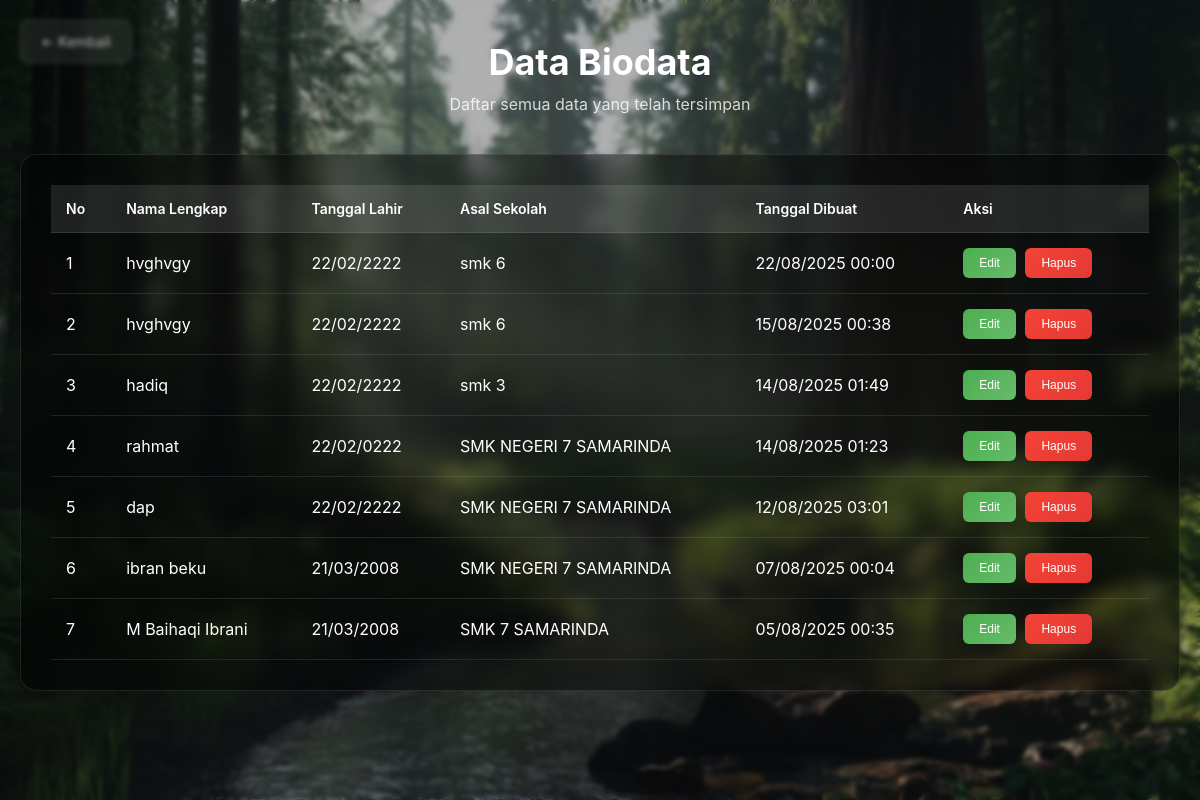
Screenshot of /pengguna/data_biodata.php with the database file from the repository.
### tables this page shows
CREATE TABLE `signup` (
  `id` int(11) NOT NULL,
  `nama_lengkap` varchar(255) NOT NULL,
  `tanggal_lahir` date NOT NULL,
  `asal_sekolah` varchar(255) NOT NULL,
  `password` varchar(255) NOT NULL,
  `created_at` timestamp NOT NULL DEFAULT current_timestamp(),
  `updated_at` timestamp NOT NULL DEFAULT current_timestamp() ON UPDATE current_timestamp()
);

### config/controller.php (called while the page is built, shortened)
<?php
require_once 'koneksi.php';
class BiodataController {
    private $db;
    public function __construct($database) {
        $this->db = $database;
    }
    public function getAllBiodata() {
        $query = "SELECT * FROM signup ORDER BY created_at DESC";
        $result = mysqli_query($this->db, $query);
        $data = [];
        while ($row = mysqli_fetch_assoc($result)) {
            $data[] = $row;
        }
        return $data;
    }
}
$controller = new BiodataController($db);
?>

### pengguna/data_biodata.php (the view, shortened to what this page needs)
<?php
require_once '../config/controller.php';
$allBiodata = $controller->getAllBiodata();
?>
<!DOCTYPE html>
<html lang="id">
<head>
</head>
<body>
    <div class="background-overlay"></div>
    <a href="biodata.php" class="back-btn">← Kembali</a>
    <div class="container">
        <div class="header">
            <h1>Data Biodata</h1>
            <p>Daftar semua data yang telah tersimpan</p>
        </div>
        <div class="data-card">
            <?php if (empty($allBiodata)): ?>
                <div class="empty-state">
                    <h3>Belum ada data</h3>
                    <p>Data biodata akan muncul di sini setelah Anda menambahkan data baru.</p>
                    <a href="biodata.php" class="add-btn">Tambah Data Baru</a>
                </div>
            <?php else: ?>
                <div class="table-container">
                    <table>
                        <thead>
                            <tr>
                                <th>No</th>
                                <th>Nama Lengkap</th>
                                <th>Tanggal Lahir</th>
                                <th>Asal Sekolah</th>
                                <th>Tanggal Dibuat</th>
                                <th>Aksi</th>
                            </tr>
                        </thead>
                        <tbody>
                            <?php foreach ($allBiodata as $index => $data): ?>
                                <tr>
                                    <td><?= $index + 1 ?></td>
                                    <td><?= htmlspecialchars($data['nama_lengkap']) ?></td>
                                    <td><?= date('d/m/Y', strtotime($data['tanggal_lahir'])) ?></td>
                                    <td><?= htmlspecialchars($data['asal_sekolah']) ?></td>
                                    <td><?= date('d/m/Y H:i', strtotime($data['created_at'])) ?></td>
                                    <td>
                                        <button class="action-btn" onclick="editData(<?= $data['id'] ?>)">Edit</button>
                                        <button class="action-btn delete-btn" onclick="deleteData(<?= $data['id'] ?>)">Hapus</button>
                                    </td>
                                </tr>
                            <?php endforeach; ?>
                        </tbody>
                    </table>
                </div>
            <?php endif; ?>
        </div>
    </div>
</body>
</html>

### pengguna/data_biodata.php (style rules this page uses)
* { margin: 0; padding: 0; box-sizing: border-box; }
body { font-family: -apple-system, BlinkMacSystemFont, 'Segoe UI', Roboto, Oxygen, Ubuntu, Cantarell, sans-serif; background: url('forest 2.jpg') center center/cover no-repeat fixed; min-height: 100vh; position: relative; }
.background-overlay { position: fixed; top: 0; left: 0; right: 0; bottom: 0; background: rgba(0, 0, 0, 0.3); backdrop-filter: blur(2px); z-index: 1; }
.container { position: relative; z-index: 2; padding: 40px 20px; max-width: 1200px; margin: 0 auto; }
.header { text-align: center; margin-bottom: 40px; color: white; }
.header h1 { font-size: 36px; margin-bottom: 10px; }
.header p { font-size: 16px; opacity: 0.8; }
.back-btn { position: absolute; top: 20px; left: 20px; background: rgba(255, 255, 255, 0.1); backdrop-filter: blur(10px); border: 1px solid rgba(255, 255, 255, 0.2); color: white; padding: 12px 20px; border-radius: 8px; text-decoration: none; font-size: 14px; transition: all 0.3s ease; }
.data-card { background: rgba(0, 0, 0, 0.4); backdrop-filter: blur(8px); border-radius: 16px; padding: 30px; border: 1px solid rgba(255, 255, 255, 0.1); margin-bottom: 20px; }
.table-container { overflow-x: auto; }
table { width: 100%; border-collapse: collapse; color: white; }
th, td { padding: 15px; text-align: left; border-bottom: 1px solid rgba(255, 255, 255, 0.1); }
th { background: rgba(255, 255, 255, 0.1); font-weight: 600; font-size: 14px; }
.action-btn { background: linear-gradient(135deg, #4CAF50, #66BB6A); color: white; border: none; padding: 8px 16px; border-radius: 6px; cursor: pointer; font-size: 12px; margin-right: 5px; transition: all 0.3s ease; }
.delete-btn { background: linear-gradient(135deg, #f44336, #e53935); }

### rows the page displays
signup: nama_lengkap "hvghvgy", tanggal_lahir "22/02/2222", asal_sekolah "smk 6", created_at "22/08/2025 00:00"
signup: nama_lengkap "hvghvgy", tanggal_lahir "22/02/2222", asal_sekolah "smk 6", created_at "15/08/2025 00:38"
signup: nama_lengkap "hadiq", tanggal_lahir "22/02/2222", asal_sekolah "smk 3", created_at "14/08/2025 01:49"
signup: nama_lengkap "rahmat", tanggal_lahir "22/02/0222", asal_sekolah "SMK NEGERI 7 SAMARINDA", created_at "14/08/2025 01:23"
signup: nama_lengkap "dap", tanggal_lahir "22/02/2222", asal_sekolah "SMK NEGERI 7 SAMARINDA", created_at "12/08/2025 03:01"
signup: nama_lengkap "ibran beku", tanggal_lahir "21/03/2008", asal_sekolah "SMK NEGERI 7 SAMARINDA", created_at "07/08/2025 00:04"
signup: nama_lengkap "M Baihaqi Ibrani", tanggal_lahir "21/03/2008", asal_sekolah "SMK 7 SAMARINDA", created_at "05/08/2025 00:35"
